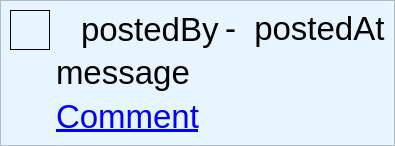
<?xml version="1.0" encoding="UTF-8"?>
<ui version="4.0">
 <class>CommentItem</class>
 <widget class="QWidget" name="CommentItem">
  <property name="geometry">
   <rect>
    <x>0</x>
    <y>0</y>
    <width>384</width>
    <height>138</height>
   </rect>
  </property>
  <property name="sizePolicy">
   <sizepolicy hsizetype="Preferred" vsizetype="Preferred">
    <horstretch>0</horstretch>
    <verstretch>0</verstretch>
   </sizepolicy>
  </property>
  <property name="palette">
   <palette>
    <active>
     <colorrole role="Base">
      <brush brushstyle="SolidPattern">
       <color alpha="255">
        <red>255</red>
        <green>255</green>
        <blue>255</blue>
       </color>
      </brush>
     </colorrole>
     <colorrole role="Window">
      <brush brushstyle="SolidPattern">
       <color alpha="255">
        <red>230</red>
        <green>245</green>
        <blue>255</blue>
       </color>
      </brush>
     </colorrole>
    </active>
    <inactive>
     <colorrole role="Base">
      <brush brushstyle="SolidPattern">
       <color alpha="255">
        <red>255</red>
        <green>255</green>
        <blue>255</blue>
       </color>
      </brush>
     </colorrole>
     <colorrole role="Window">
      <brush brushstyle="SolidPattern">
       <color alpha="255">
        <red>230</red>
        <green>245</green>
        <blue>255</blue>
       </color>
      </brush>
     </colorrole>
    </inactive>
    <disabled>
     <colorrole role="Base">
      <brush brushstyle="SolidPattern">
       <color alpha="255">
        <red>230</red>
        <green>245</green>
        <blue>255</blue>
       </color>
      </brush>
     </colorrole>
     <colorrole role="Window">
      <brush brushstyle="SolidPattern">
       <color alpha="255">
        <red>230</red>
        <green>245</green>
        <blue>255</blue>
       </color>
      </brush>
     </colorrole>
    </disabled>
   </palette>
  </property>
  <property name="font">
   <font>
    <pointsize>25</pointsize>
   </font>
  </property>
  <property name="windowTitle">
   <string>Form</string>
  </property>
  <property name="autoFillBackground">
   <bool>true</bool>
  </property>
  <layout class="QVBoxLayout" name="verticalLayout_2">
   <property name="spacing">
    <number>0</number>
   </property>
   <property name="margin">
    <number>0</number>
   </property>
   <item>
    <widget class="QFrame" name="frame">
     <property name="font">
      <font>
       <pointsize>25</pointsize>
      </font>
     </property>
     <property name="frameShape">
      <enum>QFrame::StyledPanel</enum>
     </property>
     <property name="frameShadow">
      <enum>QFrame::Raised</enum>
     </property>
     <layout class="QGridLayout" name="gridLayout">
      <item row="0" column="0" rowspan="3">
       <layout class="QVBoxLayout" name="verticalLayout">
        <item>
         <widget class="QLabel" name="avatarLabel">
          <property name="sizePolicy">
           <sizepolicy hsizetype="Fixed" vsizetype="Fixed">
            <horstretch>0</horstretch>
            <verstretch>0</verstretch>
           </sizepolicy>
          </property>
          <property name="minimumSize">
           <size>
            <width>40</width>
            <height>40</height>
           </size>
          </property>
          <property name="maximumSize">
           <size>
            <width>40</width>
            <height>40</height>
           </size>
          </property>
          <property name="font">
           <font>
            <pointsize>25</pointsize>
           </font>
          </property>
          <property name="frameShape">
           <enum>QFrame::Box</enum>
          </property>
          <property name="text">
           <string/>
          </property>
          <property name="scaledContents">
           <bool>true</bool>
          </property>
          <property name="textInteractionFlags">
           <set>Qt::NoTextInteraction</set>
          </property>
         </widget>
        </item>
        <item>
         <spacer name="verticalSpacer">
          <property name="font">
           <font>
            <pointsize>25</pointsize>
           </font>
          </property>
          <property name="orientation">
           <enum>Qt::Vertical</enum>
          </property>
          <property name="sizeHint" stdset="0">
           <size>
            <width>20</width>
            <height>13</height>
           </size>
          </property>
         </spacer>
        </item>
       </layout>
      </item>
      <item row="0" column="1">
       <layout class="QHBoxLayout" name="horizontalLayout">
        <item>
         <widget class="QLabel" name="unreadLabel">
          <property name="font">
           <font>
            <pointsize>25</pointsize>
           </font>
          </property>
          <property name="text">
           <string/>
          </property>
         </widget>
        </item>
        <item>
         <widget class="QLabel" name="postedByLabel">
          <property name="font">
           <font>
            <pointsize>25</pointsize>
           </font>
          </property>
          <property name="text">
           <string>postedBy</string>
          </property>
         </widget>
        </item>
        <item>
         <widget class="QLabel" name="postedAtLabel">
          <property name="sizePolicy">
           <sizepolicy hsizetype="Expanding" vsizetype="Preferred">
            <horstretch>0</horstretch>
            <verstretch>0</verstretch>
           </sizepolicy>
          </property>
          <property name="font">
           <font>
            <pointsize>25</pointsize>
           </font>
          </property>
          <property name="text">
           <string>-  postedAt</string>
          </property>
          <property name="textInteractionFlags">
           <set>Qt::LinksAccessibleByMouse|Qt::TextSelectableByMouse</set>
          </property>
         </widget>
        </item>
       </layout>
      </item>
      <item row="1" column="1">
       <widget class="QLabel" name="messageLabel">
        <property name="sizePolicy">
         <sizepolicy hsizetype="Expanding" vsizetype="MinimumExpanding">
          <horstretch>0</horstretch>
          <verstretch>0</verstretch>
         </sizepolicy>
        </property>
        <property name="font">
         <font>
          <pointsize>25</pointsize>
         </font>
        </property>
        <property name="text">
         <string>message</string>
        </property>
        <property name="alignment">
         <set>Qt::AlignLeading|Qt::AlignLeft|Qt::AlignTop</set>
        </property>
        <property name="wordWrap">
         <bool>true</bool>
        </property>
        <property name="textInteractionFlags">
         <set>Qt::LinksAccessibleByMouse|Qt::TextSelectableByMouse</set>
        </property>
       </widget>
      </item>
      <item row="2" column="1">
       <widget class="QLabel" name="commentAddLabel">
        <property name="sizePolicy">
         <sizepolicy hsizetype="Preferred" vsizetype="Preferred">
          <horstretch>0</horstretch>
          <verstretch>0</verstretch>
         </sizepolicy>
        </property>
        <property name="font">
         <font>
          <pointsize>25</pointsize>
         </font>
        </property>
        <property name="text">
         <string>&lt;a href=&quot;javascript://&quot;&gt;Comment&lt;/a&gt;</string>
        </property>
        <property name="alignment">
         <set>Qt::AlignLeading|Qt::AlignLeft|Qt::AlignVCenter</set>
        </property>
        <property name="textInteractionFlags">
         <set>Qt::LinksAccessibleByMouse|Qt::TextSelectableByMouse</set>
        </property>
       </widget>
      </item>
     </layout>
    </widget>
   </item>
  </layout>
 </widget>
 <resources/>
 <connections/>
</ui>
